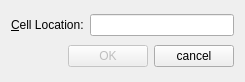
<?xml version="1.0" encoding="UTF-8"?>
<ui version="4.0">
 <class>GoToCellDialog</class>
 <widget class="QWidget" name="GoToCellDialog">
  <property name="geometry">
   <rect>
    <x>0</x>
    <y>0</y>
    <width>245</width>
    <height>82</height>
   </rect>
  </property>
  <property name="windowTitle">
   <string>Go to Cell</string>
  </property>
  <layout class="QVBoxLayout" name="verticalLayout">
   <item>
    <layout class="QHBoxLayout" name="horizontalLayout">
     <item>
      <widget class="QLabel" name="label">
       <property name="text">
        <string>&amp;Cell Location:</string>
       </property>
       <property name="buddy">
        <cstring>lineEdit</cstring>
       </property>
      </widget>
     </item>
     <item>
      <widget class="QLineEdit" name="lineEdit"/>
     </item>
    </layout>
   </item>
   <item>
    <layout class="QHBoxLayout" name="horizontalLayout_2">
     <item>
      <spacer name="horizontalSpacer">
       <property name="orientation">
        <enum>Qt::Horizontal</enum>
       </property>
       <property name="sizeHint" stdset="0">
        <size>
         <width>40</width>
         <height>20</height>
        </size>
       </property>
      </spacer>
     </item>
     <item>
      <widget class="QPushButton" name="okButton">
       <property name="enabled">
        <bool>false</bool>
       </property>
       <property name="text">
        <string>OK</string>
       </property>
       <property name="default">
        <bool>true</bool>
       </property>
      </widget>
     </item>
     <item>
      <widget class="QPushButton" name="cancelButton">
       <property name="text">
        <string>cancel</string>
       </property>
      </widget>
     </item>
    </layout>
   </item>
  </layout>
 </widget>
 <resources/>
 <connections/>
</ui>
